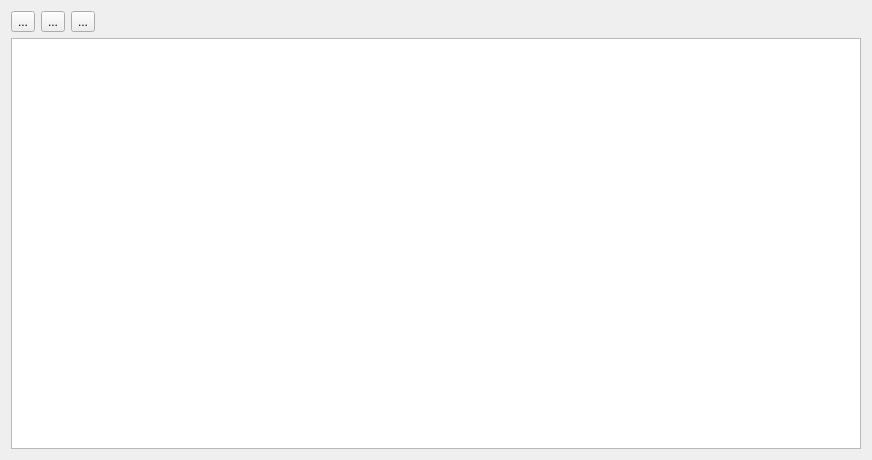
<?xml version="1.0" encoding="UTF-8"?>
<ui version="4.0">
 <class>formHilfe</class>
 <widget class="QWidget" name="formHilfe">
  <property name="windowModality">
   <enum>Qt::NonModal</enum>
  </property>
  <property name="geometry">
   <rect>
    <x>0</x>
    <y>0</y>
    <width>872</width>
    <height>460</height>
   </rect>
  </property>
  <property name="windowTitle">
   <string>Sephrasto - Hilfe</string>
  </property>
  <layout class="QGridLayout" name="gridLayout_3">
   <item row="0" column="0">
    <layout class="QHBoxLayout" name="horizontalLayout">
     <property name="sizeConstraint">
      <enum>QLayout::SetDefaultConstraint</enum>
     </property>
     <item>
      <widget class="QToolButton" name="buttonBackward">
       <property name="text">
        <string>...</string>
       </property>
      </widget>
     </item>
     <item>
      <widget class="QToolButton" name="buttonForward">
       <property name="text">
        <string>...</string>
       </property>
      </widget>
     </item>
     <item>
      <widget class="QToolButton" name="buttonHome">
       <property name="text">
        <string>...</string>
       </property>
      </widget>
     </item>
    </layout>
   </item>
   <item row="0" column="1">
    <spacer name="horizontalSpacer">
     <property name="orientation">
      <enum>Qt::Horizontal</enum>
     </property>
     <property name="sizeHint" stdset="0">
      <size>
       <width>40</width>
       <height>20</height>
      </size>
     </property>
    </spacer>
   </item>
   <item row="1" column="0" colspan="2">
    <widget class="QTextBrowser" name="teHelp">
     <property name="openExternalLinks">
      <bool>true</bool>
     </property>
    </widget>
   </item>
  </layout>
 </widget>
 <resources/>
 <connections/>
</ui>
